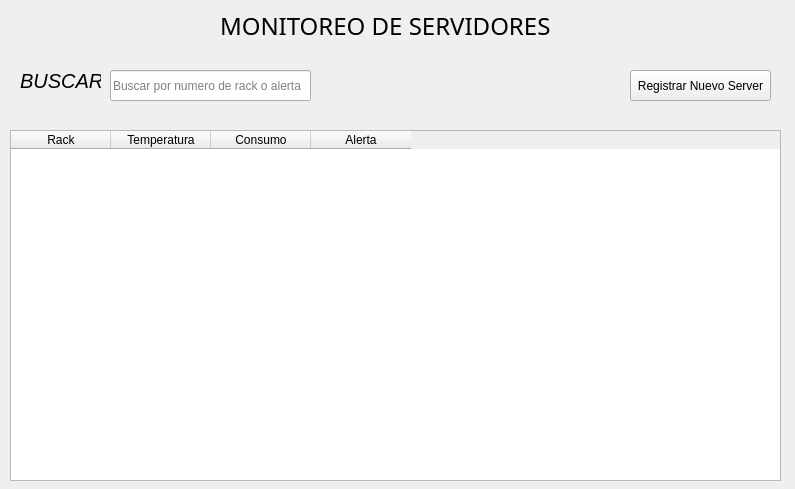
<?xml version="1.0" encoding="UTF-8"?>
<ui version="4.0">
 <class>Form</class>
 <widget class="QWidget" name="Form">
  <property name="geometry">
   <rect>
    <x>0</x>
    <y>0</y>
    <width>795</width>
    <height>489</height>
   </rect>
  </property>
  <property name="windowTitle">
   <string>Form</string>
  </property>
  <widget class="QTableWidget" name="tbl_Servers">
   <property name="geometry">
    <rect>
     <x>10</x>
     <y>130</y>
     <width>771</width>
     <height>351</height>
    </rect>
   </property>
   <column>
    <property name="text">
     <string>Rack</string>
    </property>
   </column>
   <column>
    <property name="text">
     <string>Temperatura</string>
    </property>
   </column>
   <column>
    <property name="text">
     <string>Consumo</string>
    </property>
   </column>
   <column>
    <property name="text">
     <string>Alerta</string>
    </property>
   </column>
  </widget>
  <widget class="QLabel" name="label">
   <property name="geometry">
    <rect>
     <x>220</x>
     <y>10</y>
     <width>371</width>
     <height>31</height>
    </rect>
   </property>
   <property name="font">
    <font>
     <family>Segoe Print</family>
     <pointsize>18</pointsize>
     <italic>false</italic>
     <bold>false</bold>
    </font>
   </property>
   <property name="text">
    <string>MONITOREO DE SERVIDORES</string>
   </property>
  </widget>
  <widget class="QLineEdit" name="ln_Busqueda">
   <property name="geometry">
    <rect>
     <x>110</x>
     <y>70</y>
     <width>201</width>
     <height>31</height>
    </rect>
   </property>
   <property name="placeholderText">
    <string>Buscar por numero de rack o alerta</string>
   </property>
  </widget>
  <widget class="QLabel" name="label_2">
   <property name="geometry">
    <rect>
     <x>20</x>
     <y>70</y>
     <width>81</width>
     <height>21</height>
    </rect>
   </property>
   <property name="font">
    <font>
     <pointsize>15</pointsize>
     <italic>true</italic>
    </font>
   </property>
   <property name="text">
    <string>BUSCAR</string>
   </property>
  </widget>
  <widget class="QPushButton" name="btn_Registro">
   <property name="geometry">
    <rect>
     <x>630</x>
     <y>70</y>
     <width>141</width>
     <height>31</height>
    </rect>
   </property>
   <property name="text">
    <string>Registrar Nuevo Server</string>
   </property>
  </widget>
 </widget>
 <resources/>
 <connections/>
</ui>
